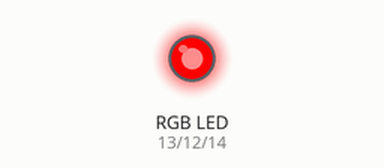
Bench run of a sketch on a simulated ESP32. On the bench: an RGB LED mixed from three pins (HIGH = lit). Dim RGB values are drawn brighter than linear.

Above: at 0.15 s.
At 6.75 s:
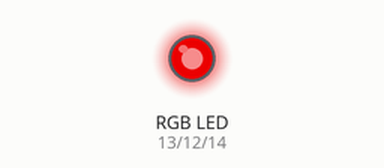
At 11.53 s:
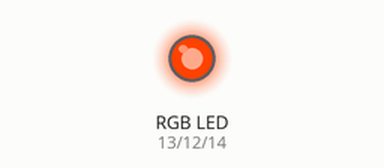
At 16.4 s:
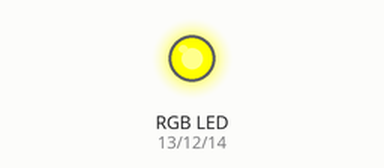
At 24.12 s:
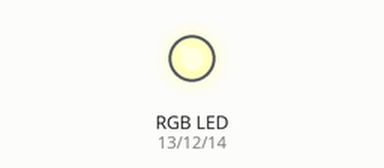
At 33.8 s:
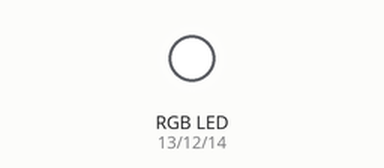
Timing chart, 0 to 40.0 s (numbered marks = the images above):
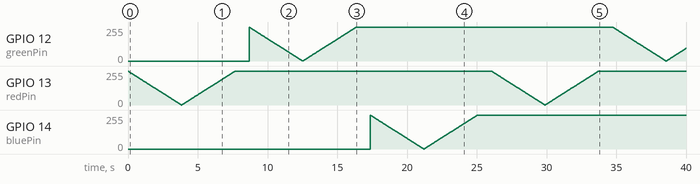

The sketch:

RGBLED.ino
```cpp
const int redPin = 13;     // 13 corresponds to GPIO13
const int greenPin = 12;   // 12 corresponds to GPIO12
const int bluePin = 14;    // 14 corresponds to GPIO14

// Setting PWM frequency, channels and bit resolution
const int freq = 5000;
const int redChannel = 0;
const int greenChannel = 1;
const int blueChannel = 2;
// Bit resolution 2^8 = 256
const int resolution = 8;

void setup() {

  Serial.begin(115200);
  ledcSetup(redChannel, freq, resolution);
  ledcSetup(greenChannel, freq, resolution);
  ledcSetup(blueChannel, freq, resolution);

  // attach the channel to the GPIO to be controlled
  ledcAttachPin(redPin, redChannel);
  ledcAttachPin(greenPin, greenChannel);
  ledcAttachPin(bluePin, blueChannel);
  // put your setup code here, to run once:

}

void loop() {

  for(int dutyCycleR = 255; dutyCycleR >= 0; dutyCycleR--){
    // changing the LED brightness with PWM
    ledcWrite(redChannel, dutyCycleR);
    delay(15);
  }

  for(int dutyCycleR = 0; dutyCycleR <= 255; dutyCycleR++){
    // changing the LED brightness with PWM
    ledcWrite(redChannel, dutyCycleR);
    delay(15);
  }

  delay(1000);
  for(int dutyCycleG = 255; dutyCycleG >= 0; dutyCycleG--){
    // changing the LED brightness with PWM
    ledcWrite(greenChannel, dutyCycleG);
    delay(15);
  }

  for(int dutyCycleG = 0; dutyCycleG <= 255; dutyCycleG++){
    // changing the LED brightness with PWM
    ledcWrite(greenChannel, dutyCycleG);
    delay(15);
  }

  delay(1000);
  for(int dutyCycleB = 255; dutyCycleB >= 0; dutyCycleB--){
    // changing the LED brightness with PWM
    ledcWrite(blueChannel, dutyCycleB);
    delay(15);
  }

  for(int dutyCycleB = 0; dutyCycleB <= 255; dutyCycleB++){
    // changing the LED brightness with PWM
    ledcWrite(blueChannel, dutyCycleB);
    delay(15);
  }

  delay(1000);


}
```
